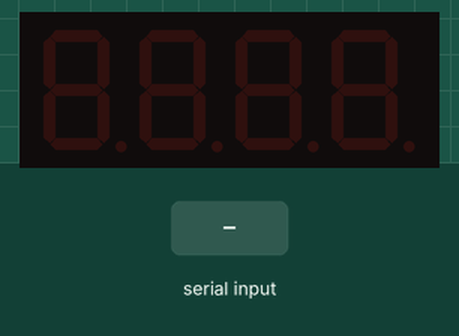
Simulated run of this sketch. Board: Arduino Uno, built with avr-gcc and run on an emulated ATmega328P. On the bench: 4-digit seven-segment display. Wiring (inferred from the names in the program): 4-digit 7-segment display, segments lit when HIGH: segments pin 5, pin 13, pin 10, pin 8, pin 7, pin 4, pin 11, pin 9; digit selects pin 6, pin 3, pin 2, pin 12. The test bench sets the inputs (shaded band). The segment pins are drawn as the display they are named for; what the sketch prints to the serial monitor is not drawn.

Above: at 2.2 s.
2.3 s: "0" received over Serial
At 3.8 s:
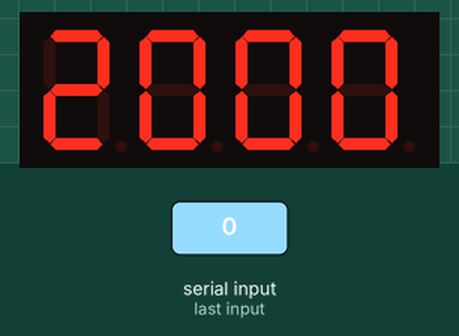
5.3 s: "4" received over Serial
At 6.0 s:
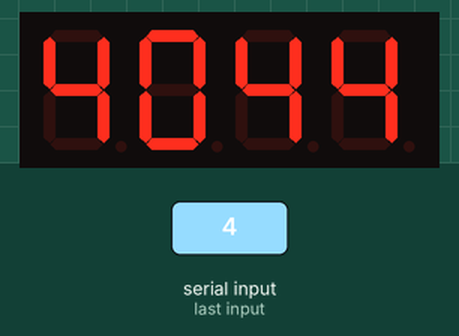
8.3 s: "1" received over Serial
At 9.5 s:
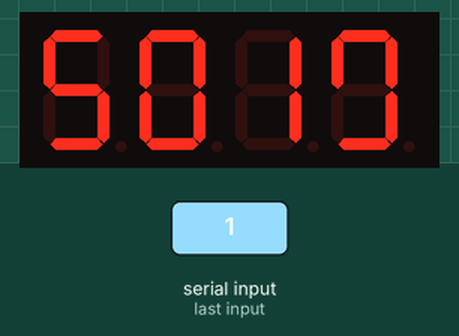
Timing chart, 0 to 10.9 s (numbered marks = the images above; inputs shaded):
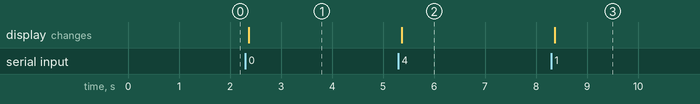

The sketch:

display_status.ino
```cpp
//display pins
int segA = 5;
int segB = 13;
int segC = 10;

int segD = 8;
int segE = 7;
int segF = 4;
int segG = 11;
int segPt = 9;

int d1 = 6;

int d2 = 3;
int d3 = 2;
int d4 = 12;

int delayTime = 900;

int counter = 0;

void setup() {
// put your setup code here, to run once:
//start serial communications
Serial.begin(9600);

//set up outputs
pinMode(12, OUTPUT);
pinMode(11, OUTPUT);
pinMode(10, OUTPUT);
pinMode(9, OUTPUT);
pinMode(8, OUTPUT);
pinMode(7, OUTPUT);
pinMode(6, OUTPUT);
pinMode(5, OUTPUT);
pinMode(4, OUTPUT);
pinMode(3, OUTPUT);
pinMode(2, OUTPUT);
pinMode(13, OUTPUT);
delay(1000);
}

void allLow() {

digitalWrite( 13, LOW); // A
digitalWrite( 2, LOW); // B
digitalWrite( 3, LOW); // C
digitalWrite(4, LOW); // D
digitalWrite(5, LOW); // E
digitalWrite( 6, LOW); // F
digitalWrite( 7, LOW); // G
digitalWrite(8, LOW); //point
digitalWrite(9, LOW);
digitalWrite(10, LOW);
digitalWrite(11, LOW);
digitalWrite(12, LOW);

}
void allHigh() {

digitalWrite( 13, HIGH); // A
digitalWrite( 2, HIGH); // B
digitalWrite( 3, HIGH); // C
digitalWrite(4, HIGH); // D
digitalWrite(5, HIGH); // E
digitalWrite( 6, HIGH); // F
digitalWrite( 7, HIGH); // G
digitalWrite(8, HIGH); //point
digitalWrite(9, HIGH);
digitalWrite(10, HIGH);
digitalWrite(11, HIGH);
digitalWrite(12, HIGH);

}

void one()
{
digitalWrite(segA, LOW);
digitalWrite(segB, HIGH);
digitalWrite(segC, HIGH);
digitalWrite(segD, LOW);
digitalWrite(segE, LOW);
digitalWrite(segF, LOW);
digitalWrite(segG, LOW);
digitalWrite(segPt, LOW);

}
void two()
{
digitalWrite(segA, HIGH);
digitalWrite(segB, HIGH);
digitalWrite(segC, LOW);
digitalWrite(segD, HIGH);
digitalWrite(segE, HIGH);
digitalWrite(segF, LOW);
digitalWrite(segG, HIGH);
digitalWrite(segPt, LOW);

}
void three()
{
digitalWrite(segA, HIGH);
digitalWrite(segB, HIGH);
digitalWrite(segC, HIGH);
digitalWrite(segD, HIGH);
digitalWrite(segE, LOW);
digitalWrite(segF, LOW);
digitalWrite(segG, HIGH);
digitalWrite(segPt, LOW);

}
void four()
{
digitalWrite(segA, LOW);
digitalWrite(segB, HIGH);
digitalWrite(segC, HIGH);
digitalWrite(segD, LOW);
digitalWrite(segE, LOW);
digitalWrite(segF, HIGH);
digitalWrite(segG, HIGH);
digitalWrite(segPt, LOW);

}
void five()
{
digitalWrite(segA, HIGH);
digitalWrite(segB, LOW);
digitalWrite(segC, HIGH);
digitalWrite(segD, HIGH);
digitalWrite(segE, LOW);
digitalWrite(segF, HIGH);
digitalWrite(segG, HIGH);
digitalWrite(segPt, LOW);

}
void six()
{
digitalWrite(segA, HIGH);
digitalWrite(segB, LOW);
digitalWrite(segC, HIGH);
digitalWrite(segD, HIGH);
digitalWrite(segE, HIGH);
digitalWrite(segF, HIGH);
digitalWrite(segG, HIGH);
digitalWrite(segPt, LOW);

}
void seven()
{
digitalWrite(segA, HIGH);
digitalWrite(segB, HIGH);
digitalWrite(segC, HIGH);
digitalWrite(segD, LOW);
digitalWrite(segE, LOW);
digitalWrite(segF, LOW);
digitalWrite(segG, LOW);
digitalWrite(segPt, LOW);

}
void eight()
{
digitalWrite(segA, HIGH);
digitalWrite(segB, HIGH);
digitalWrite(segC, HIGH);
digitalWrite(segD, HIGH);
digitalWrite(segE, HIGH);
digitalWrite(segF, HIGH);
digitalWrite(segG, HIGH);
digitalWrite(segPt, LOW);

}
void nine()
{
digitalWrite(segA, HIGH);
digitalWrite(segB, HIGH);
digitalWrite(segC, HIGH);
digitalWrite(segD, HIGH);
digitalWrite(segE, LOW);
digitalWrite(segF, HIGH);
digitalWrite(segG, HIGH);
digitalWrite(segPt, LOW);

}
void zero()
{
digitalWrite(segA, HIGH);
digitalWrite(segB, HIGH);
digitalWrite(segC, HIGH);
digitalWrite(segD, HIGH);
digitalWrite(segE, HIGH);
digitalWrite(segF, HIGH);
digitalWrite(segG, LOW);
digitalWrite(segPt, LOW);

}

void sendDigit(int x)
{
  switch(x)
  {
    case 1:
      one();
      break;
    case 2:
      two();
      break;
    case 3:
      three();
      break;
    case 4:
      four();
      break;
    case 5:
      five();
      break;
    case 6:
      six();
      break;
    case 7:
      seven();
      break;
    case 8:
      eight();
      break;
    case 9:
      nine();
      break;
    default:
      zero();
      break;
  }
}

void selectDigit(int d)
{
  switch (d)
  {
    case 1:
      digitalWrite(d1, LOW);
      break;
    case 2:
      digitalWrite(d2, LOW);
      break;
    case 3:
      digitalWrite(d3, LOW);
      break;
    default:
      digitalWrite(d4, LOW);
      break;
  }
}

void displayDigit(int d)
{
  switch (d)
  {
    case 1:
      digitalWrite(d1, HIGH);
      break;
    case 2:
      digitalWrite(d2, HIGH);
      break;
    case 3:
      digitalWrite(d3, HIGH);
      break;
    default:
      digitalWrite(d4, HIGH);
      break;
  }
}

int input;
int buf[5];

/*
void displayAll()
{
  int x=1;
  for(x;x<=j;x++) {
    selectDigit(x);
    Serial.println(buf[x]);
    sendDigit(buf[x] - 48);
    delayMicroseconds(delayTime);
    displayDigit(x);
  }
}
*/


void loop() {
  if(Serial.available()>0) {
    input = Serial.read();
  }

  Serial.println(input);

  if (input == '0'){
    selectDigit(1);
    sendDigit('2'-48);
    delayMicroseconds(delayTime);
    digitalWrite(d1, HIGH);
    selectDigit(2);
    sendDigit(0);
    delayMicroseconds(delayTime);
    digitalWrite(d2, HIGH);
    selectDigit(3);
    sendDigit(0);
    delayMicroseconds(delayTime);
    digitalWrite(d3, HIGH);
  }else if (input == '4'){
    selectDigit(1);
    sendDigit(4);
    delayMicroseconds(delayTime);
    digitalWrite(d1, HIGH);
    selectDigit(2);
    sendDigit(0);
    delayMicroseconds(delayTime);
    digitalWrite(d2, HIGH);
    selectDigit(3);
    sendDigit(4);
    delayMicroseconds(delayTime);
    digitalWrite(d3, HIGH);
  }else if (input == '1'){
    selectDigit(1);
    sendDigit(5);
    delayMicroseconds(delayTime);
    digitalWrite(d1, HIGH);
    selectDigit(2);
    sendDigit(0);
    delayMicroseconds(delayTime);
    digitalWrite(d2, HIGH);
    selectDigit(3);
    sendDigit(1);
    delayMicroseconds(delayTime);
    digitalWrite(d3, HIGH);
  }


}
```

Measured:
- after the input at 2.3 s, the display: changes after 0.06 s (image 1)
- after the input at 5.3 s, the display: changes after 0.06 s (image 2)
- after the input at 8.3 s, the display: changes after 0.06 s (image 3)
